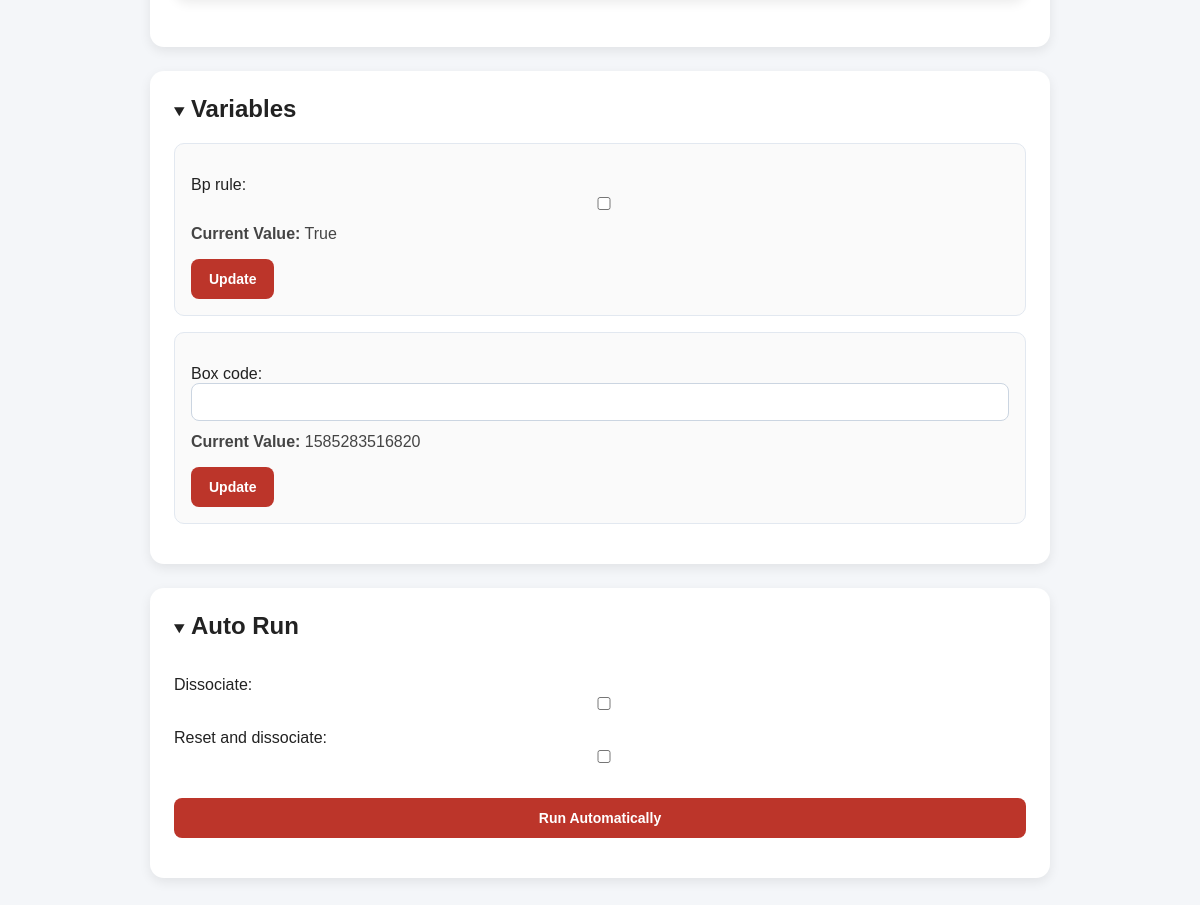
Before: /Canvas/ALAMONROE/Blueprint/ (lower part) with the older database file.
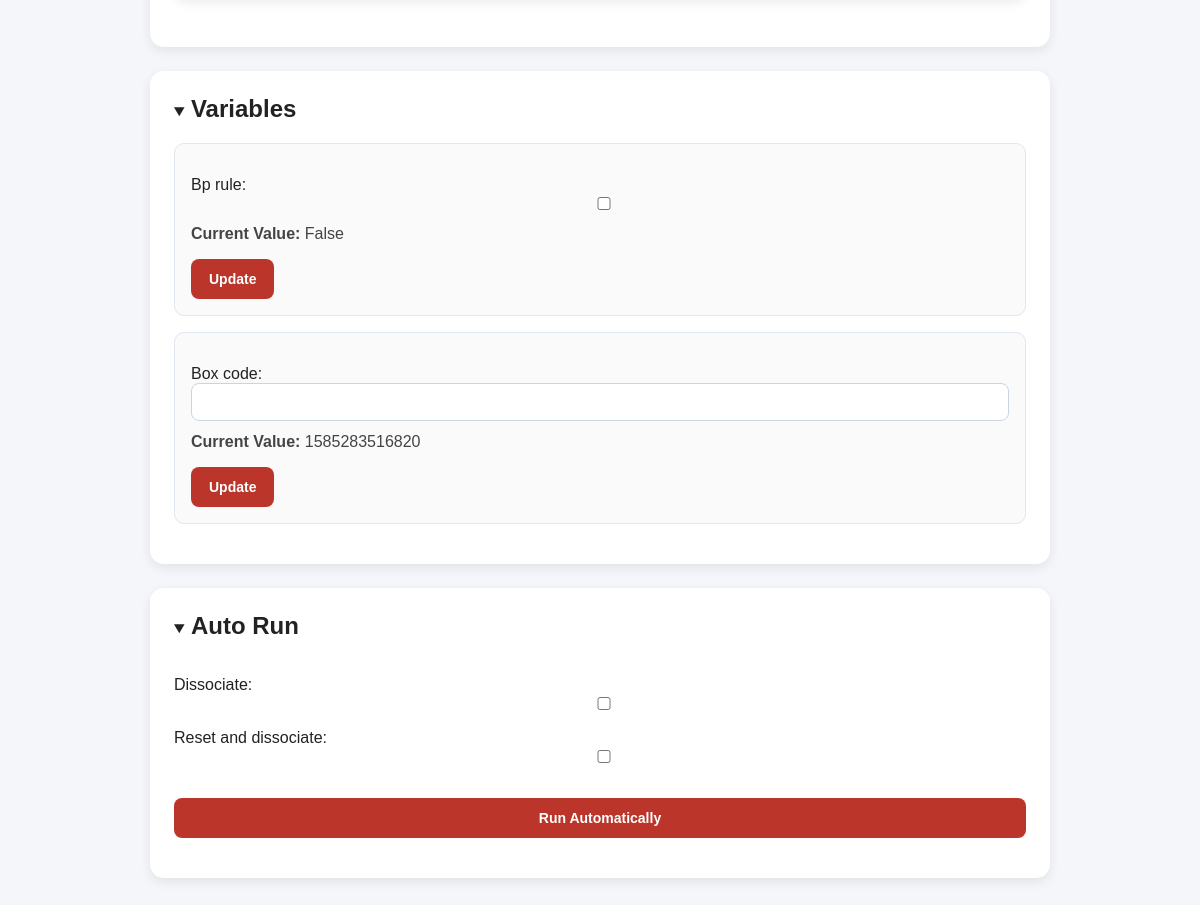
After: the same page with the newer database file.
### CanvasApp/models/models.py (models this page shows, shortened)
class Variable (models.Model):
    school = models.ForeignKey(School, on_delete=models.CASCADE)
    name = models.CharField(max_length=100)
    value = models.JSONField()

### CanvasApp/views/views_blueprint.py (the view, shortened to what this page needs)
# urls.py: path("<str:school_name>/Blueprint/", views.BlueprintView.as_view(), name="blueprintView"),
class BlueprintView(BaseView):
    extra_info = "blueprint.html"
    var_params = {"bp_rule": bool, "box_code": str}
    auto_params = {"dissociate": bool, "reset_and_dissociate": bool}
    extra_context = {"id_form": IdForm()}
    import_csv = "import.csv"
    mapping_csv = "mapping.csv"
    uploaded_folder = "395540144538"
    uploaded_file = mapping_csv

### CanvasApp/forms.py
class FileForm(forms.Form):
    file = forms.FileField(validators=[FileExtensionValidator(['csv'])])

class BasicForm(forms.Form):
    def __init__(self, dictionary, *args, **kwargs):
        super().__init__(*args, **kwargs)
        correct_field = {
            int: forms.IntegerField(),
            str: forms.CharField(max_length=200),
            bool: forms.BooleanField(required=False),
        }
        for name, param_type in dictionary.items():
            self.fields[name] = correct_field[param_type]

### CanvasApp/models/models_script.py (called while the page is built)
    @property
    def description(self) -> str:
        return self.full[str(self.script_name)]

### CanvasApp/views/views_base.py (called while the page is built)
    def set_variables(self, school_name):
        school = School.objects.get(name= school_name)
        variables = {}
        for var_name, var_type in self.var_params.items():
            variables[var_name] = {
                "instance": Variable.objects.get_or_create(name=var_name, defaults={"value": "no value"}, school=school)[0],
                "form": BasicForm({var_name: var_type})}
        return variables

### CanvasApp/templates/main.html (shortened to what this page needs)
{% extends "base.html" %}
{% block content %}
<div class="page-container">
    {% if extra_info %}
    <div class="card">
    </div>
    {% endif %}
    {% if variables %}
    <div class="card">
        <details open>
            <summary style="cursor: pointer; user-select: none; outline: none;">
                <h2 style="display: inline;">Variables</h2>
            </summary>
            <div style="margin-top: 20px;">
                {% for var_name, data in variables.items %}
                <form method="post" class="form-section" enctype="multipart/form-data">
                    <div class="variable-card">
                        <div class="form-group">
                            {{ data.form.as_p }}
                        </div>
                        <p class="current-value">
                            <strong>Current Value:</strong> {{ data.instance.value }}
                        </p>
                        <button type="submit" name="variable" value="{{ var_name }}" class="btn btn-primary"> Update </button>
                    </div>
                </form>
                {% endfor %}
            </div>
        </details>
    </div>
    {% endif %}
    <div class="card">
        <details open>
            <summary style="cursor: pointer; user-select: none; outline: none;">
                <h2 style="display: inline;">Auto Run</h2>
            </summary>
            <div style="margin-top: 20px;">
                <form method="post" class="form-section" enctype="multipart/form-data">
                    {% if auto_form %}
                        <div class="form-group">
                            {{ auto_form.as_p }}
                        </div>
                    {% endif %}
                    <button type="submit" onclick="alert('automatic run is in progress')" name="action" value="auto" class="btn btn-primary"> Run Automatically </button>
                </form>
            </div>
        </details>
    </div>
</div>
{% endblock %}

Changed rows visible on the page:
changed Variable: instance.value "True" → "False"
